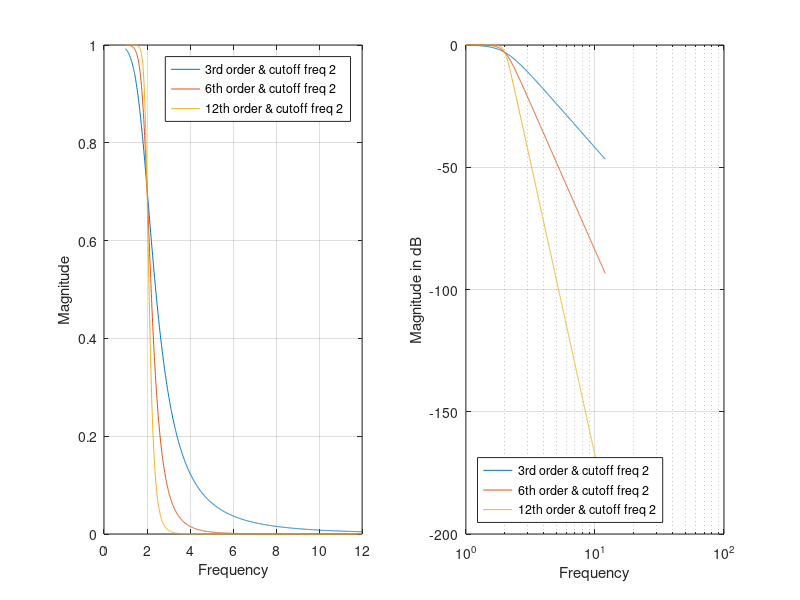
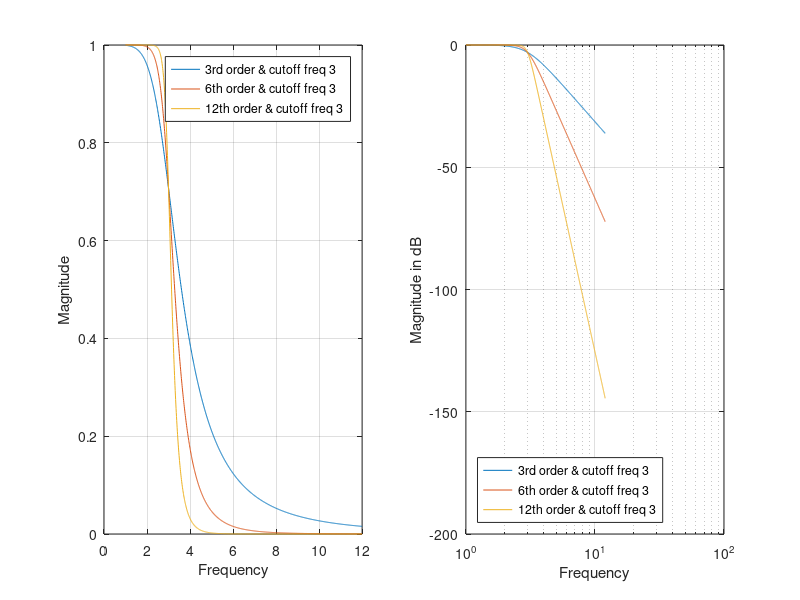
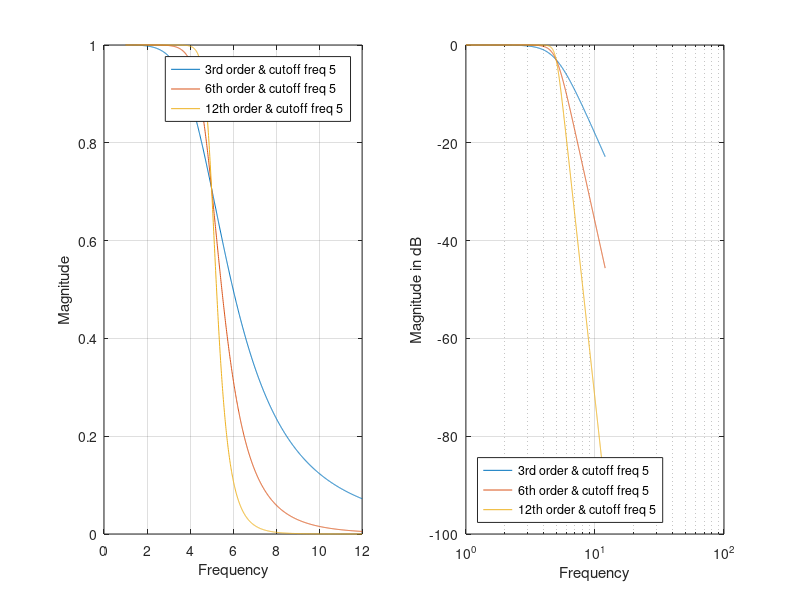

MATLAB code to generate these figures, in order: (Note: this script raises an error after producing the figures.)
%%%%%%%%%%%%%%%%%%%%%%%%%%%%%%%%%%%%%%%%%%%%%%%%%%%%%%%%%%%%%%%%%%%%%%%%%%%
%                          Muhammed Enes Yılmaz                           %
%%%%%%%%%%%%%%%%%%%%%%%%%%%%%%%%%%%%%%%%%%%%%%%%%%%%%%%%%%%%%%%%%%%%%%%%%%%
close all
clear
clc

% In applications that use filters to shape the frequency spectrum of a signal, 
% such as in communications or control systems, the shape or width of the roll-off, 
% also called the "passband" for a simple first-order filter, can be very long or wide. 
% Therefore, active filters designed with more than one "degree" are required. 
% Such filters are commonly known as "High order" or "nth order" filters.
% The complexity, or type of filter, is defined by the "order" of the filters, 
% and this depends on the number of reactive components in its design, such as 
% capacitors or inductors. We know that the rate of roll-off, and therefore 
% the width of the passband, depends on the degree value of the filter and 
% has a standard roll-off rate of 20dB/decimal or 6dB/octave for a simple 
% first-order filter. High-order filters, such as third, fourth, and fifth orders, 
% are usually created by cascades of single first-order and second-order filters together.

f = 1:0.01:12;
% cutoff frequencies;
fc1 = 2;
fc2 = 3;
fc3 = 5;
% order's;
N1 = 3;
N2 = 6;
N3 = 12;
% Hc(jOmega) = sqrt(1 / (1 + (omega/omegaC)^2N))
Hc1_1 = 1 ./ sqrt(1 + ((f ./ fc1).^(2.*N1)));
Hc1_2 = 1 ./ sqrt(1 + ((f ./ fc1).^(2.*N2)));
Hc1_3 = 1 ./ sqrt(1 + ((f ./ fc1).^(2.*N3)));

Hc2_1 = 1 ./ sqrt(1 + ((f ./ fc2).^(2.*N1)));
Hc2_2 = 1 ./ sqrt(1 + ((f ./ fc2).^(2.*N2)));
Hc2_3 = 1 ./ sqrt(1 + ((f ./ fc2).^(2.*N3)));

Hc3_1 = 1 ./ sqrt(1 + ((f ./ fc3).^(2.*N1)));
Hc3_2 = 1 ./ sqrt(1 + ((f ./ fc3).^(2.*N2)));
Hc3_3 = 1 ./ sqrt(1 + ((f ./ fc3).^(2.*N3)));

% Magnitudes of TF's;
mag1_1 = abs(Hc1_1);
mag1_2 = abs(Hc1_2);
mag1_3 = abs(Hc1_3);

mag2_1 = abs(Hc2_1);
mag2_2 = abs(Hc2_2);
mag2_3 = abs(Hc2_3);

mag3_1 = abs(Hc3_1);
mag3_2 = abs(Hc3_2);
mag3_3 = abs(Hc3_3);

% Decibel equivalents of Magnitudes;
db1_1 = mag2db(mag1_1);
db1_2 = mag2db(mag1_2);
db1_3 = mag2db(mag1_3);

db2_1 = mag2db(mag2_1);
db2_2 = mag2db(mag2_2);
db2_3 = mag2db(mag2_3);

db3_1 = mag2db(mag3_1);
db3_2 = mag2db(mag3_2);
db3_3 = mag2db(mag3_3);

% The frequency response of the Butterworth Filter approximation function is 
% also often referred to as the "maximum flat" (no ripple) response because 
% the passband will have a frequency response that is as flat as mathematically 
% possible from 0Hz (DC) to the cutoff frequency with no ripple at -3dB 
% designed in such a way. Higher frequencies beyond the cut-off point drop 
% to zero at 20dB/decade or 6dB/octave in the stopband. This is because it 
% has a "quality factor" of only 0.707, a "Q" value.

% The Butterworth filter provides the best Taylor series approximation to 
% the ideal low-pass filter response at analog frequencies Ω = 0 and Ω = ∞.

figure
subplot(1,2,1)
plot(f,mag1_1)
hold on
plot(f,mag1_2)
hold on
plot(f,mag1_3)
hold on
legend('3rd order & cutoff freq 2','6th order & cutoff freq 2','12th order & cutoff freq 2')
xlabel('Frequency')
ylabel('Magnitude')
grid on
subplot(1,2,2)
semilogx(f,db1_1)
hold on
semilogx(f,db1_2)
hold on
semilogx(f,db1_3)
hold on
legend({'3rd order & cutoff freq 2','6th order & cutoff freq 2','12th order & cutoff freq 2'},'Location','southwest')
xlabel('Frequency')
ylabel('Magnitude in dB')
grid on

figure
subplot(1,2,1)
plot(f,mag2_1)
hold on
plot(f,mag2_2)
hold on
plot(f,mag2_3)
hold on
legend('3rd order & cutoff freq 3','6th order & cutoff freq 3','12th order & cutoff freq 3')
xlabel('Frequency')
ylabel('Magnitude')
grid on
subplot(1,2,2)
semilogx(f,db2_1)
hold on
semilogx(f,db2_2)
hold on
semilogx(f,db2_3)
hold on
legend({'3rd order & cutoff freq 3','6th order & cutoff freq 3','12th order & cutoff freq 3'},'Location','southwest')
xlabel('Frequency')
ylabel('Magnitude in dB')
grid on

figure
subplot(1,2,1)
plot(f,mag3_1)
hold on
plot(f,mag3_2)
hold on
plot(f,mag3_3)
hold on
legend('3rd order & cutoff freq 5','6th order & cutoff freq 5','12th order & cutoff freq 5')
xlabel('Frequency')
ylabel('Magnitude')
grid on
subplot(1,2,2)
semilogx(f,db3_1)
hold on
semilogx(f,db3_2)
hold on
semilogx(f,db3_3)
hold on
legend({'3rd order & cutoff freq 5','6th order & cutoff freq 5','12th order & cutoff freq 5'},'Location','southwest')
xlabel('Frequency')
ylabel('Magnitude in dB')
grid on

% If we continue from the pole locations given in the homework example:
% Hc(s)*Hc(-s) = 1 / (1 + (s/jOmegc)^2N)
omegC = 1;
N4 = 4;
N5 = 5;
% given in the example; transfer function multiplied by its own complex conjugate:
s = tf('s');
HcHcc_1 = 1 / (1 + ((s/(i*omegC))^(2*N4)));
HcHcc_2 = 1 / (1 + ((s/(i*omegC))^(2*N5)));
[P1, Z1] = pzmap(HcHcc_1);
[P2, Z2] = pzmap(HcHcc_2);
Hc4_without_zeros = zpk(P1,[],1); %zero pole gain
Hc5_without_zeros = zpk(P2,[],1);

figure
subplot(1,2,1)
zplane([],P1)
grid on, legend('zeros','poles','unit circle')
title('Pole Positions for N=4 in Unit Circle');
subplot(1,2,2)
zplane([],P2)
grid on, legend('zeros','poles','unit circle')
title('Pole Positions for N=5 in Unit Circle');


%% HW Part 2
% N = 2(second order) The cutoff frequency transfer function for a system:
% Hc(s) = 1 / (s^2 + sqrt(2)*s + 1);
HcGiven = tf([1], [1 sqrt(2) 1]);
figure
[Psecond, Zsecond] = pzmap(HcGiven);
zplane(Zsecond,Psecond)
grid on, legend('zeros','poles','unit circle')
title('Pole and Zeros of the Second Order System Given in the Example')
figure
bode(HcGiven)
grid on
title('Hc(s)(given) Cutoff Transfer Function Bode Diagram')
